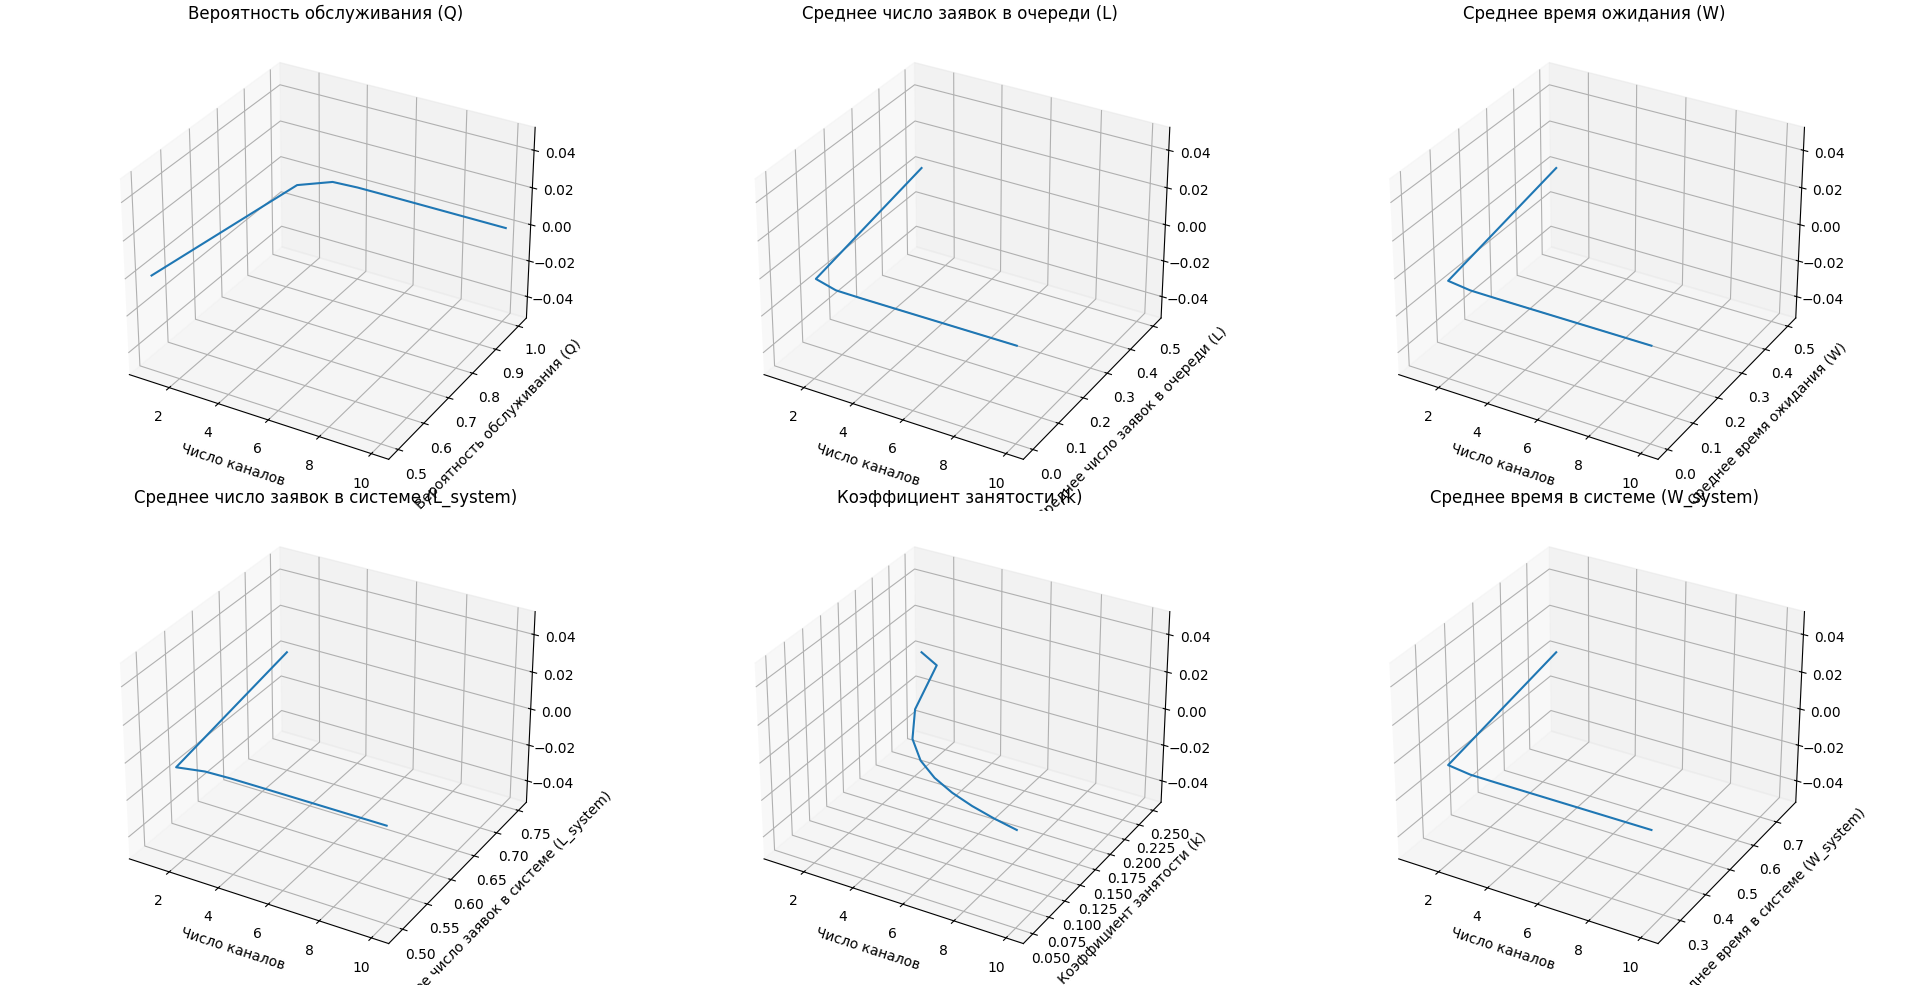

This figure's Python source:
import math
import matplotlib.pyplot as plt
import numpy as np

def calculate_smo_exact(lambda_rate, mu_rate, num_channels):
    """Рассчитывает параметры СМО для заданного числа каналов."""
    if lambda_rate >= mu_rate * num_channels:
        raise ValueError("Система нестабильна: λ >= μ * количество каналов")

    rho = lambda_rate / mu_rate
    # Вероятность, что система свободна (p0)
    p0_inv = sum((rho**n / math.factorial(n)) for n in range(num_channels)) + \
             ((rho**num_channels / math.factorial(num_channels)) * (1 / (num_channels - rho)))
    p0 = 1 / p0_inv

    # Вероятность отказа (π)
    p_reject = (rho**num_channels / math.factorial(num_channels)) * (1 / (num_channels - rho)) * p0

    # Вероятность обслуживания (Q)
    Q = 1 - p_reject

    # Эффективная интенсивность
    lambda_eff = lambda_rate * Q

    # Коэффициент занятости каналов
    k_busy = lambda_eff / (num_channels * mu_rate)

    # Среднее число заявок в очереди
    L_queue = (rho**(num_channels + 1) / (math.factorial(num_channels) * (num_channels - rho)**2)) * p0

    # Среднее время ожидания
    W_queue = L_queue / lambda_eff

    # Среднее число заявок в системе
    L_system = L_queue + lambda_eff / mu_rate

    # Среднее время пребывания в системе
    W_system = W_queue + 1 / mu_rate

    return {
        "Свободная система (p0)": p0,
        "Вероятность отказа (π)": p_reject,
        "Вероятность обслуживания (Q)": Q,
        "Эффективная интенсивность (λ′)": lambda_eff,
        "Занятость каналов (k)": k_busy,
        "Среднее число заявок в очереди (L)": L_queue,
        "Среднее время ожидания (W)": W_queue,
        "Среднее число заявок в системе (L_system)": L_system,
        "Среднее время в системе (W_system)": W_system
    }

def plot_results_surface(lambda_rate, mu_rate, max_channels):
    """Визуализация результатов в 3D."""
    results = {
        "channels": [],
        "Q": [],
        "L": [],
        "W": [],
        "L_system": [],
        "k": [],
        "W_system": []
    }

    for num_channels in range(1, max_channels + 1):
        try:
            metrics = calculate_smo_exact(lambda_rate, mu_rate, num_channels)
            results["channels"].append(num_channels)
            results["Q"].append(metrics["Вероятность обслуживания (Q)"])
            results["L"].append(metrics["Среднее число заявок в очереди (L)"])
            results["W"].append(metrics["Среднее время ожидания (W)"])
            results["L_system"].append(metrics["Среднее число заявок в системе (L_system)"])
            results["k"].append(metrics["Занятость каналов (k)"])
            results["W_system"].append(metrics["Среднее время в системе (W_system)"])
        except ValueError:
            break

    # Построение графиков
    fig, axes = plt.subplots(2, 3, figsize=(18, 12), subplot_kw={'projection': '3d'})
    axes = axes.flatten()

    for idx, (key, title) in enumerate(zip(["Q", "L", "W", "L_system", "k", "W_system"],
                                           ["Вероятность обслуживания (Q)",
                                            "Среднее число заявок в очереди (L)",
                                            "Среднее время ожидания (W)",
                                            "Среднее число заявок в системе (L_system)",
                                            "Коэффициент занятости (k)",
                                            "Среднее время в системе (W_system)"])):
        ax = axes[idx]
        ax.plot(results["channels"], results[key], zs=0, zdir='z', label=key)
        ax.set_title(title, fontsize=12)
        ax.set_xlabel("Число каналов")
        ax.set_ylabel(title)

    plt.tight_layout()
    plt.show()

# Пример использования
lambda_rate = 2
mu_rate = 4
num_channels = 3

try:
    results = calculate_smo_exact(lambda_rate, mu_rate, num_channels)
    print("Результаты расчета для заданного количества каналов:")
    for key, value in results.items():
        print(f"{key}: {value:.4f}")
except ValueError as e:
    print(e)

plot_results_surface(lambda_rate, mu_rate, max_channels=10)
